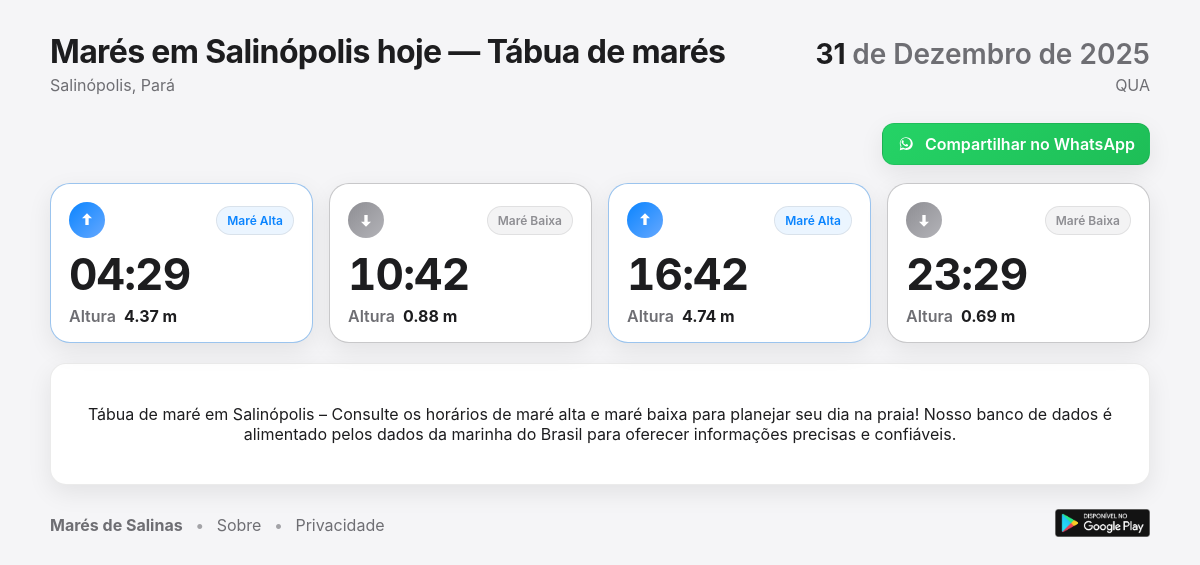
The page / on the database its author committed.
### mare_backend/models.py (models this page shows, shortened)
class TideDay(models.Model):
    date = models.DateField(unique=True)
    weekday = models.CharField(max_length=10, blank=True)
    created_at = models.DateTimeField(auto_now_add=True)
    updated_at = models.DateTimeField(auto_now=True)
    class Meta:
        ordering = ["date"]

class Tide(models.Model):
    day = models.ForeignKey(TideDay, on_delete=models.CASCADE, related_name="tides")
    order = models.PositiveSmallIntegerField()  # 1..4
    time = models.TimeField()
    height = models.DecimalField(max_digits=5, decimal_places=2)
    class Meta:
        unique_together = ("day", "order")
        ordering = ["day__date", "order"]

### pages/views.py (the view)
# urls.py: path("", views.index, name="index"),
def index(request):
    today = timezone.localdate()
    meses_pt = [
        "janeiro",
        "fevereiro",
        "março",
        "abril",
        "maio",
        "junho",
        "julho",
        "agosto",
        "setembro",
        "outubro",
        "novembro",
        "dezembro",
    ]
    month_name = meses_pt[today.month - 1].capitalize()
    day_obj = TideDay.objects.filter(date=today).prefetch_related("tides").first()
    canonical_url = request.build_absolute_uri()
    if "?" in canonical_url:
        canonical_url = canonical_url.split("?", 1)[0]
    og_image_url = request.build_absolute_uri(static("pages/imagens/og-image.png"))
    default_share_text = "Marés de Salinópolis — confira em https://www.maresdesalinas.com.br"
    context = {
        "date": today,
        "weekday": None,
        "tides": [],
        "has_data": False,
        "month_name": month_name,
        "canonical_url": canonical_url,
        "og_image_url": og_image_url,
        "whatsapp_share_url": f"https://wa.me/?text={quote_plus(default_share_text)}",
        "share_text": default_share_text,
    }
    if day_obj:
        tides = list(day_obj.tides.all().order_by("order"))
        typed = []
        for i, t in enumerate(tides):
            if len(tides) == 1:
                tide_type = None
            else:
                compare_idx = i + 1 if i + 1 < len(tides) else i - 1
                tide_type = "Maré Alta" if t.height > tides[compare_idx].height else "Maré Baixa"
            typed.append({
                "order": t.order,
                "time": t.time,
                "height": t.height,
                "type": tide_type,
            })
        share_lines = [
            f"Marés de Salinópolis em {today.strftime('%d/%m/%Y')}:",
        ]
        for it in typed:
            hhmm = it["time"].strftime("%H:%M")
            share_lines.append(f"{it['type']}: {hhmm} — {it['height']} m")
        share_lines.append("Veja mais em https://www.maresdesalinas.com.br")
        share_text = "\n".join(share_lines)
        context.update({
            "weekday": day_obj.weekday,
            "tides": typed,
            "has_data": True,
            "whatsapp_share_url": f"https://wa.me/?text={quote_plus(share_text)}",
            "share_text": share_text,
        })
    return render(request, "pages/index.html", context)

### pages/templates/pages/index.html (shortened to what this page needs)
{% load static %}
<!DOCTYPE html>
<html lang="pt-br">
<head>
  <link rel="stylesheet" href="{% static 'pages/styles.css' %}">
</head>
<body>
  <main class="page">
    <header class="header">
      <div class="title-block">
        <h1 class="app-title">Marés em Salinópolis hoje — Tábua de marés</h1>
        <p class="app-subtitle">Salinópolis, Pará</p>
      </div>
      <div class="date-block">
        <div class="date">{{ date|date:"d" }} <span class="month"> de {{ month_name }}</span> <span class="year"> de {{ date|date:"Y" }}</span></div>
        <span class="weekday">{{ weekday }}</span>
      </div>
    </header>
    <div class="share-bar">
      <a class="btn btn-whatsapp" href="{{ whatsapp_share_url }}" target="_blank" rel="noopener noreferrer" aria-label="Compartilhar no WhatsApp">
        Compartilhar no WhatsApp
      </a>
    </div>
    {% if has_data %}
    <section class="tide-grid" aria-label="Marés de hoje">
      {% for t in tides %}
      <article class="tide-card {% if t.type == 'Maré Alta' %}high{% else %}low{% endif %}" aria-label="{{ t.type }}">
        <div class="card-top">
          <div class="icon-circle {% if t.type == 'Maré Alta' %}high{% else %}low{% endif %}" aria-hidden="true">
            {% if t.type == 'Maré Alta' %}
            <svg viewBox="0 0 24 24" width="20" height="20" role="img"><path fill="currentColor" d="M12 4l6 6h-4v8h-4V10H6z"/></svg>
            {% else %}
            <svg viewBox="0 0 24 24" width="20" height="20" role="img"><path fill="currentColor" d="M12 20l-6-6h4V6h4v8h4z"/></svg>
            {% endif %}
          </div>
          <span class="chip {% if t.type == 'Maré Alta' %}chip-high{% else %}chip-low{% endif %}">{{ t.type }}</span>
        </div>
        <div class="time" aria-label="Horário">{{ t.time|time:"H:i" }}</div>
        <div class="meta">
          <span class="label">Altura</span>
          <span class="value">{{ t.height }} m</span>
        </div>
      </article>
      {% endfor %}
    </section>
    {% endif %}
    <section class="info">
      <br>
      <div class="empty-card">
        <p>
          Tábua de maré em Salinópolis – Consulte os horários de maré alta e maré baixa para planejar seu dia na praia! Nosso banco de dados é alimentado pelos dados da marinha do Brasil para oferecer informações precisas e confiáveis.
        </p>
      </div>
    </section>
    <footer class="footer-bar">
      <div class="foot-left">
        <strong>Marés de Salinas</strong>
        <span class="sep">•</span>
        <a href="{% url 'sobre' %}">Sobre</a>
        <span class="sep">•</span>
        <a href="{% url 'privacidade' %}">Privacidade</a>
      </div>
      <div class="foot-right">
        <a href="https://play.google.com/store/apps/details?id=co.median.android.plaerl">
          <img class="store-badge" src="{% static 'pages/imagens/disponivel-google-play-badge-1.png' %}" alt="Disponível no Google Play">
        </a>
      </div>
    </footer>
  </main>
</body>
</html>

### pages/static/pages/styles.css (style rules this page uses)
:root { --bg: #f5f5f7; --text: #1d1d1f; --muted: #6e6e73; --card: #ffffff; --border: rgba(0,0,0,0.08); --shadow: 0 8px 24px rgba(0,0,0,0.08); --accent: #0a84ff; --high: #0a84ff; --low: #8e8e93; }
html, body { margin: 0; padding: 0; }
body { font-family: -apple-system, BlinkMacSystemFont, "Segoe UI", Roboto, "Helvetica Neue", Arial, "Noto Sans", sans-serif, "Apple Color Emoji", "Segoe UI Emoji"; background: var(--bg); color: var(--text); -webkit-font-smoothing: antialiased; -moz-osx-font-smoothing: grayscale; }
.page { max-width: 1100px; margin: 0 auto; padding: 32px 20px 56px; }
.header { display: grid; grid-template-columns: 1fr auto; align-items: end; gap: 16px; margin-bottom: 28px; }
.app-title { margin: 0; font-weight: 700; font-size: 32px; letter-spacing: -0.02em; }
.app-subtitle { margin: 4px 0 0 0; color: var(--muted); }
.date-block { text-align: right; }
.date { font-size: 28px; font-weight: 700; }
.date .month, .date .year { color: var(--muted); font-weight: 600; }
.weekday { display: inline-block; margin-top: 4px; color: var(--muted); }
.tide-grid { display: grid; grid-template-columns: repeat(auto-fit, minmax(240px, 1fr)); gap: 16px; }
.tide-card { background: var(--card); border: 1px solid var(--border); border-radius: 20px; padding: 18px 18px 16px; box-shadow: var(--shadow); }
.tide-card.high { border-color: color-mix(in oklab, var(--high) 35%, var(--border)); }
.tide-card.low { border-color: color-mix(in oklab, var(--low) 35%, var(--border)); }
.card-top { display: flex; align-items: center; justify-content: space-between; margin-bottom: 12px; }
.icon-circle { width: 36px; height: 36px; border-radius: 999px; display: inline-flex; align-items: center; justify-content: center; color: #fff; }
.icon-circle.high { background: linear-gradient(135deg, var(--high), #66a8ff); }
.icon-circle.low { background: linear-gradient(135deg, var(--low), #b3b3b8); }
.chip { padding: 6px 10px; font-size: 12px; border-radius: 999px; border: 1px solid var(--border); font-weight: 600; }
.chip-high { color: var(--high); background: color-mix(in oklab, var(--high) 8%, transparent); }
.chip-low { color: var(--low); background: color-mix(in oklab, var(--low) 10%, transparent); }
.time { font-size: 44px; font-weight: 700; letter-spacing: -0.02em; line-height: 1.1; margin: 2px 0 8px 0; font-variant-numeric: tabular-nums; }
.meta { display: flex; align-items: center; gap: 8px; color: var(--muted); }
.meta .label { font-weight: 600; }
.meta .value { color: var(--text); font-weight: 700; }
.empty-card { background: var(--card); border: 1px solid var(--border); border-radius: 16px; padding: 24px; text-align: center; box-shadow: var(--shadow); }
.footer-bar { margin-top: 24px; display: flex; align-items: center; justify-content: space-between; color: var(--muted); }
.foot-left a { color: inherit; text-decoration: none; }
.sep { margin: 0 8px; opacity: .6; }
.store-badge { height: 28px; opacity: .92; filter: saturate(0.9); }
.share-bar { display:flex; justify-content:flex-end; margin: 6px 0 18px; }
.btn { display: inline-flex; align-items: center; gap: 10px; padding: 10px 14px; border-radius: 12px; border: 1px solid var(--border); font-weight: 600; text-decoration: none; cursor: pointer; box-shadow: var(--shadow); color: #fff; }
.btn-whatsapp { background: linear-gradient(135deg, #25D366, #1ebe57); }

### rows shown on the page
TideDay: weekday "QUA"
Tide: time "04:29", height "4.37"
Tide: time "10:42", height "0.88"
Tide: time "16:42", height "4.74"
Tide: time "23:29", height "0.69"

### other values the page prints
{{ date|date:"d" }} "31"
{{ month_name }} "Dezembro"
{{ date|date:"Y" }} "2025"
{{ t.type }} "Maré Alta" "Maré Baixa" "Maré Alta" "Maré Baixa"
